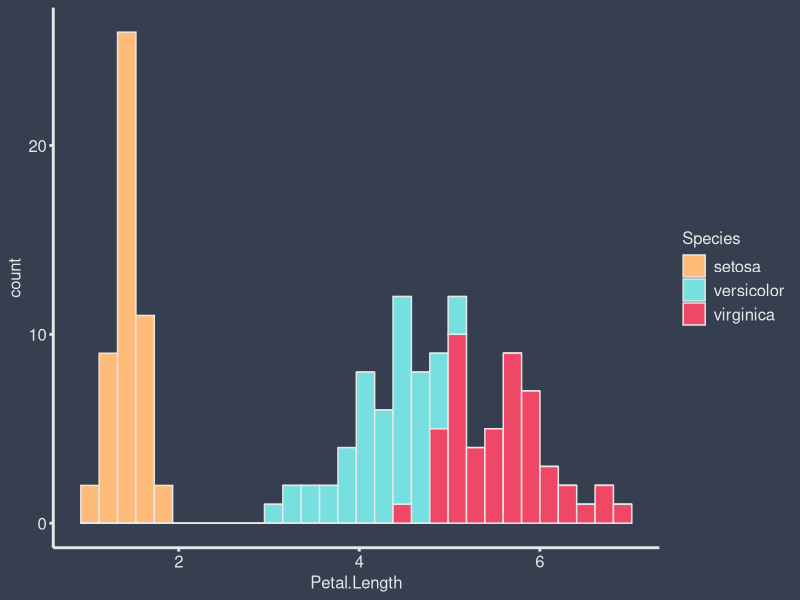
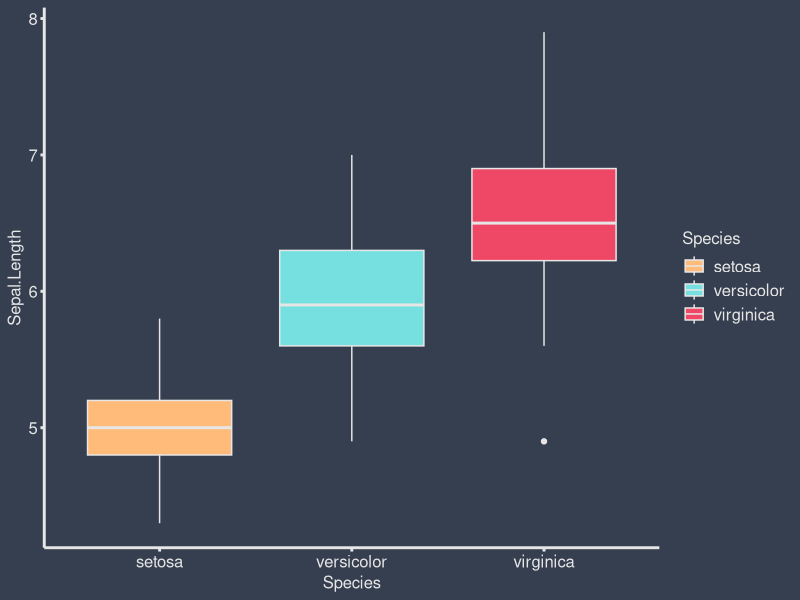
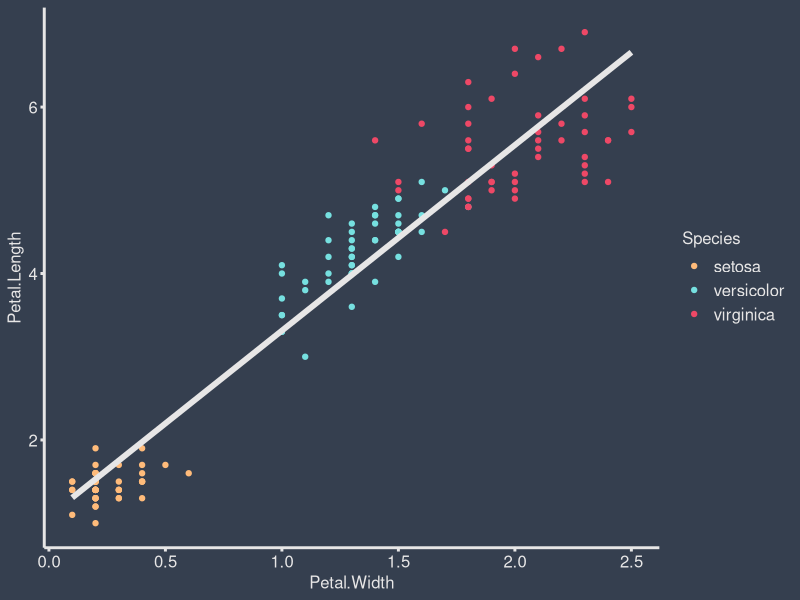

R code for these plots, in order:

library(tidyverse)

data(iris)

iris %>%
  ggplot(aes(x = Petal.Length, fill = Species)) +
  scale_fill_manual(values = c('#ffbb7a', '#76e0e0', '#ee4866')) +
  geom_histogram(colour = '#E7E6E6') +
  theme(plot.background = element_rect(colour = NA, fill = '#353F4F'),
        panel.background = element_rect(colour = NA, fill = '#353F4F'),
        axis.line = element_line(colour = '#E7E6E6', linewidth = 1),
        panel.grid = element_blank(),
        legend.background = element_rect(colour = NA, fill = '#353F4F'),
        legend.text = element_text(size = 12, colour = '#E7E6E6'),
        legend.title = element_text(size = 12, colour = '#E7E6E6'),
        axis.ticks = element_line(colour = '#E7E6E6', linewidth = 1),
        axis.text = element_text(size = 12, colour = '#E7E6E6'),
        axis.title = element_text(size = 12, colour = '#E7E6E6'))

iris %>%
  ggplot(aes(x = Species, y = Sepal.Length, fill = Species)) +
  scale_fill_manual(values = c('#ffbb7a', '#76e0e0', '#ee4866')) +
  geom_boxplot(colour = '#E7E6E6') +
    theme(plot.background = element_rect(colour = NA, fill = '#353F4F'),
          panel.background = element_rect(colour = NA, fill = '#353F4F'),
          axis.line = element_line(colour = '#E7E6E6', linewidth = 1),
          panel.grid = element_blank(),
          legend.background = element_rect(colour = NA, fill = '#353F4F'),
          legend.text = element_text(size = 12, colour = '#E7E6E6'),
          legend.title = element_text(size = 12, colour = '#E7E6E6'),
          axis.ticks = element_line(colour = '#E7E6E6', linewidth = 1),
          axis.text = element_text(size = 12, colour = '#E7E6E6'),
          axis.title = element_text(size = 12, colour = '#E7E6E6'))

iris %>%
  ggplot(aes(x = Petal.Width, y = Petal.Length)) +
  scale_colour_manual(values = c('#ffbb7a', '#76e0e0', '#ee4866')) +
  geom_point(aes(colour = Species)) +
  geom_smooth(method = 'lm', se = F, colour ='#E7E6E6', linewidth = 2) +
  theme(plot.background = element_rect(colour = NA, fill = '#353F4F'),
        panel.background = element_rect(colour = NA, fill = '#353F4F'),
        axis.line = element_line(colour = '#E7E6E6', linewidth = 1),
        panel.grid = element_blank(),
        legend.background = element_rect(colour = NA, fill = '#353F4F'),
        legend.text = element_text(size = 12, colour = '#E7E6E6'),
        legend.title = element_text(size = 12, colour = '#E7E6E6'),
        axis.ticks = element_line(colour = '#E7E6E6', linewidth = 1),
        axis.text = element_text(size = 12, colour = '#E7E6E6'),
        axis.title = element_text(size = 12, colour = '#E7E6E6'))
